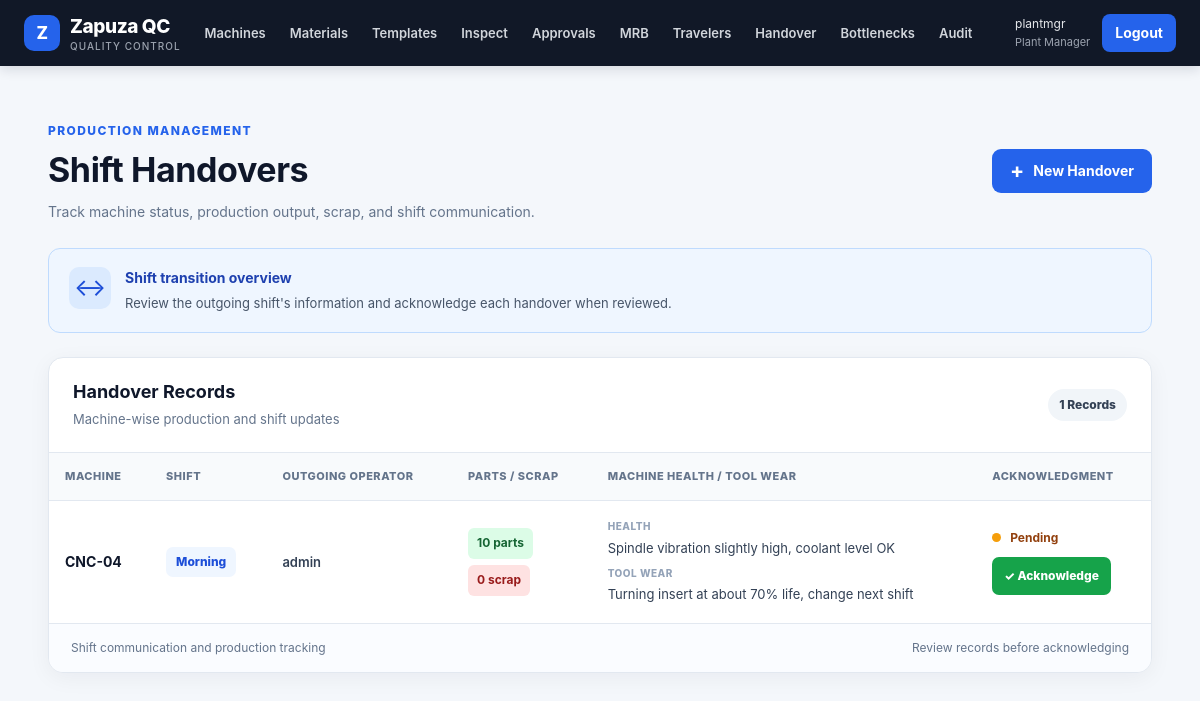
Screenshot of /production/handover/ (signed in) with the database file from the repository.
### accounts/models.py (models this page shows)
class User(AbstractUser):
    class Role(models.TextChoices):
        PLANT_MANAGER = "PM", "Plant Manager"
        QUALITY_ENGINEER = "QE", "Quality Engineer"
        QUALITY_MANAGER = "QM", "Quality Manager"
        SUPERVISOR = "SUP", "Shift Supervisor"
        INSPECTOR = "INS", "QA Floor Inspector"
        OPERATOR = "OPR", "Machine Operator"
        DOCK_CLERK = "DOCK", "Dock Clerk"
        WAREHOUSE = "WH", "Warehouse Clerk"
    role = models.CharField(max_length=5, choices=Role.choices, default=Role.INSPECTOR)

### production/models.py (models this page shows)
class ShiftHandover(models.Model):
    machine = models.ForeignKey("plant.Machine", on_delete=models.PROTECT)
    shift = models.CharField(max_length=20)
    outgoing_user = models.ForeignKey(settings.AUTH_USER_MODEL, related_name="+", on_delete=models.PROTECT)
    active_job_status = models.CharField(max_length=200, blank=True)
    parts_produced = models.PositiveIntegerField(default=0)
    scrap_count = models.PositiveIntegerField(default=0)
    open_quality_alerts = models.TextField(blank=True)
    pending_pdi_reviews = models.TextField(blank=True)
    tool_wear = models.TextField(blank=True)
    machine_health = models.TextField(blank=True)
    created_at = models.DateTimeField(auto_now_add=True)
    acknowledged_by = models.ForeignKey(settings.AUTH_USER_MODEL, null=True, blank=True, related_name="+", on_delete=models.PROTECT)
    acknowledged_at = models.DateTimeField(null=True, blank=True)

### plant/models.py (models this page shows, shortened)
class Machine(models.Model):
    site = models.ForeignKey(Site, on_delete=models.PROTECT)
    code = models.CharField(max_length=30, unique=True)          # e.g. CNC-04
    name = models.CharField(max_length=80, blank=True)
    def __str__(self): return self.code

### production/views.py (the view)
# urls.py: path("handover/", views.handover_list, name="handover_list"),
@role_required(*ALL)
def handover_list(request):
    return render(request, "production/handover_list.html", {"items": ShiftHandover.objects.select_related("machine", "outgoing_user").order_by("-created_at")[:50]})

### templates/production/handover_list.html (shortened to what this page needs)
{% extends "base.html" %}
{% block content %}
<div class="handover-page">
    <div class="handover-header">
        <div>
            <span class="handover-eyebrow">PRODUCTION MANAGEMENT</span>
            <h2>Shift Handovers</h2>
            <p>Track machine status, production output, scrap, and shift communication.</p>
        </div>
        <a class="handover-primary-btn" href="{% url 'handover_new' %}">
            <span>+</span> New Handover
        </a>
    </div>
    <div class="handover-info">
        <div class="handover-info-icon">↔</div>
        <div>
            <strong>Shift transition overview</strong>
            <p>Review the outgoing shift's information and acknowledge each handover when reviewed.</p>
        </div>
    </div>
    <div class="handover-card">
        <div class="handover-card-header">
            <div>
                <h3>Handover Records</h3>
                <p>Machine-wise production and shift updates</p>
            </div>
            <span class="handover-count">{{ items|length }} Records</span>
        </div>
        <div class="handover-table-wrap">
            <table class="handover-table">
                <thead>
                    <tr>
                        <th>Machine</th>
                        <th>Shift</th>
                        <th>Outgoing Operator</th>
                        <th>Parts / Scrap</th>
                        <th>Machine Health / Tool Wear</th>
                        <th>Acknowledgment</th>
                    </tr>
                </thead>
                <tbody>
                    {% for h in items %}
                    <tr>
                        <td data-label="Machine">
                            <strong class="handover-machine">{{ h.machine }}</strong>
                        </td>
                        <td data-label="Shift">
                            <span class="handover-shift">{{ h.shift }}</span>
                        </td>
                        <td data-label="Outgoing Operator">
                            <span class="handover-operator">{{ h.outgoing_user }}</span>
                        </td>
                        <td data-label="Parts / Scrap">
                            <div class="production-stats">
                                <span class="parts-stat">
                                    {{ h.parts_produced }} parts
                                </span>
                                <span class="scrap-stat">
                                    {{ h.scrap_count }} scrap
                                </span>
                            </div>
                        </td>
                        <td data-label="Machine Health / Tool Wear">
                            <div class="health-notes">
                                <div>
                                    <span class="note-label">Health</span>
                                    <span>{{ h.machine_health|default:"Not specified" }}</span>
                                </div>
                                <div>
                                    <span class="note-label">Tool wear</span>
                                    <span>{{ h.tool_wear|default:"Not specified" }}</span>
                                </div>
                            </div>
                        </td>
                        <td data-label="Acknowledgment">
                            {% if h.acknowledged_at %}
                                <div class="ack-status acknowledged">
                                    <span class="ack-icon">✓</span>
                                    <div>
                                        <strong>Acknowledged</strong>
                                        <small>By {{ h.acknowledged_by }}</small>
                                        <small>{{ h.acknowledged_at|date:"d M Y, h:i A" }}</small>
                                    </div>
                                </div>
                            {% else %}
                                <div class="ack-status pending-ack">
                                    <span class="pending-dot"></span>
                                    <strong>Pending</strong>
                                </div>
                                <form method="post"
                                      action="{% url 'handover_ack' h.pk %}"
                                      class="handover-ack-form"
                                      onsubmit="return confirm('Have you reviewed this shift handover and are ready to acknowledge it?');">
                                    <button type="submit" class="handover-ack-btn">
                                        ✓ Acknowledge
                                    </button>
                                </form>
                            {% endif %}
                        </td>
                    </tr>
                    {% endfor %}
                </tbody>
            </table>
        </div>
        <div class="handover-footer">
            <span>Shift communication and production tracking</span>
            <span>Review records before acknowledging</span>
        </div>
    </div>
</div>
{% endblock %}

### templates/base.html (shortened to what this page needs)
<!doctype html>
<html lang="en">
<head>
    {% load static %}
    <link rel="stylesheet" href="{% static 'css/style.css' %}">
</head>
<body>
    <nav class="topbar" aria-label="Main navigation">
        <div class="topbar-inner">
            <a href="/" class="brand">
                <span class="brand-mark" aria-hidden="true">Z</span>
                <span>
                    Zapuza QC
                    <span class="brand-subtitle">Quality Control</span>
                </span>
            </a>
            {% if user.is_authenticated %}
                <div class="nav-content" id="nav-content">
                    <div class="nav-links">
                        <a href="{% url 'machine_list' %}">Machines</a>
                        <a href="{% url 'lot_list' %}">Materials</a>
                        <a href="{% url 'tpl_list' %}">Templates</a>
                        <a href="{% url 'scan' %}">Inspect</a>
                        <a href="{% url 'queue' %}">Approvals</a>
                        <a href="{% url 'mrb' %}">MRB</a>
                        <a href="{% url 'trav_list' %}">Travelers</a>
                        <a href="{% url 'handover_list' %}">Handover</a>
                        <a href="{% url 'bottlenecks' %}">Bottlenecks</a>
                        <a href="{% url 'audit_list' %}">Audit</a>
                    </div>
                    <div class="nav-account">
                        <div class="user-info">
                            {{ user.username }}
                            <span class="user-role">
                                {{ user.get_role_display|default:"User" }}
                            </span>
                        </div>
                        <form method="post" action="{% url 'logout' %}" class="logout-form">
                            <button type="submit" style="min-height:38px;padding:8px 13px;">
                                Logout
                            </button>
                        </form>
                    </div>
                </div>
            {% endif %}
        </div>
    </nav>
    <main id="main-content">
        {% block content %}{% endblock %}
    </main>
</body>
</html>

### templates/base.html (style rules this page uses)
:root { --qc-primary: #2563eb; --qc-primary-dark: #1d4ed8; --qc-sidebar: #111827; --qc-sidebar-hover: #1f2937; --qc-text: #172033; --qc-muted: #64748b; --qc-border: #e2e8f0; --qc-surface: #ffffff; --qc-background: #f4f7fb; --qc-success: #15803d; --qc-danger: #dc2626; --qc-warning: #b45309; }
* { box-sizing: border-box; }
html { min-height: 100%; scroll-behavior: smooth; }
body { min-height: 100vh; margin: 0; font-family: Inter, system-ui, -apple-system, BlinkMacSystemFont, "Segoe UI", sans-serif; font-size: 15px; line-height: 1.55; color: var(--qc-text); background: var(--qc-background); }
a { color: var(--qc-primary); }
.topbar { position: sticky; top: 0; z-index: 100; background: var(--qc-sidebar); color: #fff; box-shadow: 0 3px 12px rgba(15, 23, 42, 0.14); }
.topbar-inner { display: flex; align-items: center; flex-wrap: wrap; gap: 14px; max-width: 1600px; min-height: 66px; margin: 0 auto; padding: 10px 24px; }
.brand { display: inline-flex; align-items: center; gap: 10px; flex-shrink: 0; color: #fff; font-size: 19px; font-weight: 800; letter-spacing: -0.4px; text-decoration: none; }
.brand-mark { display: grid; place-items: center; width: 36px; height: 36px; border-radius: 10px; background: var(--qc-primary); color: #fff; font-size: 17px; font-weight: 800; }
.brand-subtitle { display: block; margin-top: -2px; color: #9ca3af; font-size: 10px; font-weight: 500; letter-spacing: 1px; text-transform: uppercase; }
.nav-content { display: flex; flex: 1; align-items: center; flex-wrap: wrap; gap: 6px; min-width: 0; }
.nav-links { display: flex; flex: 1; align-items: center; flex-wrap: wrap; gap: 4px; min-width: 0; }
.nav-links a { display: inline-flex; align-items: center; min-height: 38px; padding: 8px 10px; border-radius: 7px; color: #d1d5db; font-size: 13px; font-weight: 600; text-decoration: none; transition: background 0.15s ease, color 0.15s ease; }
.nav-account { display: flex; align-items: center; flex-wrap: wrap; gap: 12px; margin-left: auto; }
.user-info { max-width: 220px; color: #e5e7eb; font-size: 12px; overflow-wrap: anywhere; }
.user-role { display: block; color: #9ca3af; font-size: 11px; }
.logout-form { display: inline-flex; margin: 0; }
main { width: 100%; max-width: 1600px; min-height: calc(100vh - 66px); margin: 0 auto; padding: 28px 24px 40px; }
h1, h2, h3, h4 { color: #111827; line-height: 1.3; }
h2 { margin-top: 0; font-size: clamp(23px, 3vw, 30px); font-weight: 750; letter-spacing: -0.4px; }
h3 { font-size: 19px; }
p { line-height: 1.65; }
button, .btn, input, select, textarea { max-width: 100%; min-height: 42px; padding: 10px 12px; border: 1px solid #cbd5e1; border-radius: 8px; font: inherit; font-size: 14px; box-sizing: border-box; }
button, .btn { display: inline-flex; align-items: center; justify-content: center; gap: 6px; width: auto; border: 0; background: var(--qc-primary); color: #fff; font-weight: 650; text-align: center; text-decoration: none; cursor: pointer; transition: background 0.15s ease; }
table { width: 100%; border-collapse: collapse; background: #fff; }
th, td { padding: 12px 14px; border-bottom: 1px solid #e5e7eb; text-align: left; vertical-align: top; overflow-wrap: anywhere; }
th { background: #f8fafc; color: #64748b; font-size: 11px; font-weight: 750; letter-spacing: 0.05em; text-transform: uppercase; white-space: nowrap; }
td { font-size: 14px; }
tbody tr:last-child td { border-bottom: 0; }

### rows the page displays
User: username "plantmgr", role "Plant Manager"
ShiftHandover: machine "CNC-04", shift "Morning", outgoing_user "admin", parts_produced "10", scrap_count "0", machine_health "Spindle vibration slightly high, coolant level OK", tool_wear "Turning insert at about 70% life, change next shift", shows "Pending"

### other values shown
{{ items|length }} "1"
